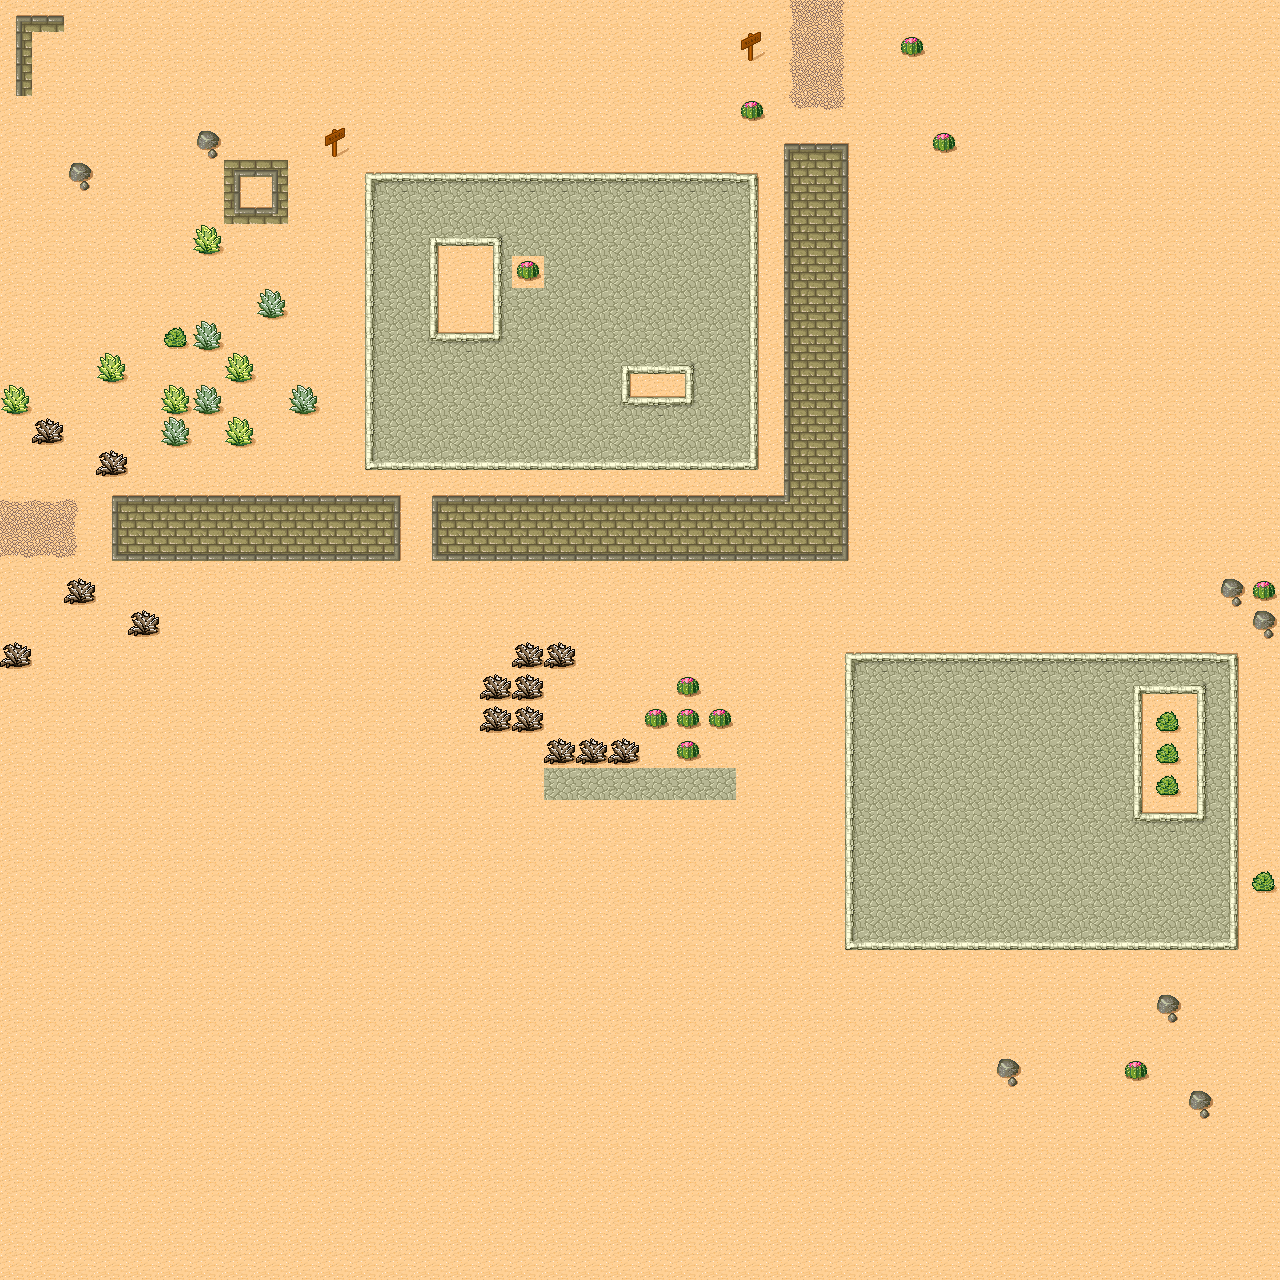

Rendered tile map (Tiled .tmx) drawn with the repository's tilesets; below, a short description and the map source with its tile grids summarised:
An orthogonal 40x40 tile map with 32x32 px tiles, 1 tile layer (Ground) and 17 objects.

<map version="1.0" tiledversion="1.1.5" orientation="orthogonal" renderorder="right-down" width="40" height="40" tilewidth="32" tileheight="32" infinite="0" backgroundcolor="#ff5500" nextobjectid="25">
 <tileset firstgid="1" name="Desert" tilewidth="32" tileheight="32" spacing="1" margin="1" tilecount="48" columns="8">
  <image source="tmw_desert_spacing.png" width="265" height="199" />
  <terraintypes>
   <terrain name="Desert" tile="29" />
   <terrain name="Brick" tile="9" />
   <terrain name="Cobblestone" tile="33" />
   <terrain name="Dirt" tile="14" />
  </terraintypes>
  <tile id="0" terrain="0,0,0,1" />
  <tile id="1" terrain="0,0,1,1" />
  <tile id="2" terrain="0,0,1,0" />
  <tile id="3" terrain="3,3,3,0" />
  <tile id="4" terrain="3,3,0,3" />
  <tile id="5" terrain="0,0,0,3" />
  <tile id="6" terrain="0,0,3,3" />
  <tile id="7" terrain="0,0,3,0" />
  <tile id="8" terrain="0,1,0,1" />
  <tile id="9" terrain="1,1,1,1" />
  <tile id="10" terrain="1,0,1,0" />
  <tile id="11" terrain="3,0,3,3" />
  <tile id="12" terrain="0,3,3,3" />
  <tile id="13" terrain="0,3,0,3" />
  <tile id="14" terrain="3,3,3,3" />
  <tile id="15" terrain="3,0,3,0" />
  <tile id="16" terrain="0,1,0,0" />
  <tile id="17" terrain="1,1,0,0" />
  <tile id="18" terrain="1,0,0,0" />
  <tile id="19" terrain="1,1,1,0" />
  <tile id="20" terrain="1,1,0,1" />
  <tile id="21" terrain="0,3,0,0" />
  <tile id="22" terrain="3,3,0,0" />
  <tile id="23" terrain="3,0,0,0" />
  <tile id="24" terrain="0,0,0,2" />
  <tile id="25" terrain="0,0,2,2" />
  <tile id="26" terrain="0,0,2,0" />
  <tile id="27" terrain="1,0,1,1" />
  <tile id="28" terrain="0,1,1,1" />
  <tile id="29" terrain="0,0,0,0" />
  <tile id="30" terrain="0,0,0,0" probability="0.01" />
  <tile id="31" terrain="0,0,0,0" probability="0.01" />
  <tile id="32" terrain="0,2,0,2" />
  <tile id="33" terrain="2,2,2,2" />
  <tile id="34" terrain="2,0,2,0" />
  <tile id="35" terrain="2,2,2,0" />
  <tile id="36" terrain="2,2,0,2" />
  <tile id="37" terrain="0,0,0,0" probability="0.01" />
  <tile id="38" terrain="0,0,0,0" probability="0.01" />
  <tile id="39" terrain="0,0,0,0" probability="0.01" />
  <tile id="40" terrain="0,2,0,0" />
  <tile id="41" terrain="2,2,0,0" />
  <tile id="42" terrain="2,0,0,0" />
  <tile id="43" terrain="2,0,2,2" />
  <tile id="44" terrain="0,2,2,2" />
  <tile id="45" terrain="0,0,0,0" probability="0" />
  <tile id="46" terrain="0,0,0,0" probability="0.01" />
  <tile id="47" terrain="0,0,0,0" probability="0.01" />
 </tileset>
 <layer name="Ground" width="40" height="40">
  <data>[1600 cells, 1600 non-empty, 42 distinct tile ids]</data>
 </layer>
 <objectgroup name="Walls" visible="0">
  <object id="2" x="210" y="145" width="93" height="95" />
  <object id="3" x="56" y="150" width="48" height="51" />
  <object id="5" x="184" y="117.5" width="48" height="51" />
  <object id="6" x="311" y="117.5" width="48" height="51" />
  <object id="7" x="727" y="21.5" width="48" height="51" />
  <object id="8" x="1207" y="565.5" width="48" height="51" />
  <object id="9" x="1240" y="598.5" width="48" height="51" />
  <object id="10" x="1144" y="982.5" width="48" height="51" />
  <object id="11" x="1177" y="1078.5" width="48" height="51" />
  <object id="12" x="984" y="1046.5" width="48" height="51" />
  <object id="13" x="833" y="643" width="414" height="315" />
  <object id="15" x="102" y="485" width="308" height="86" />
  <object id="16" x="421" y="485" width="438" height="86" />
  <object id="18" x="772.667" y="133.333" width="87.3333" height="436.667" />
  <object id="20" x="355" y="162" width="410" height="315" />
  <object id="21" x="672" y="705.5" width="63" height="62" />
  <object id="22" x="542.328" y="736.332" width="94.7972" height="28.6596" />
 </objectgroup>
</map>
